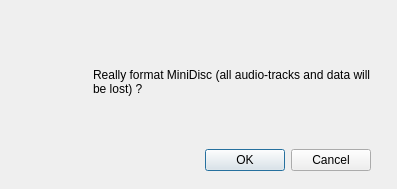
<?xml version="1.0" encoding="UTF-8"?>
<ui version="4.0">
 <class>QHiMDFormatDialog</class>
 <widget class="QDialog" name="QHiMDFormatDialog">
  <property name="geometry">
   <rect>
    <x>0</x>
    <y>0</y>
    <width>397</width>
    <height>189</height>
   </rect>
  </property>
  <property name="windowTitle">
   <string>Format Medium</string>
  </property>
  <widget class="QWidget" name="verticalLayoutWidget">
   <property name="geometry">
    <rect>
     <x>30</x>
     <y>20</y>
     <width>341</width>
     <height>151</height>
    </rect>
   </property>
   <layout class="QVBoxLayout" name="verticalLayout">
    <item>
     <layout class="QHBoxLayout" name="horizontalLayout">
      <item>
       <widget class="QLabel" name="label_2">
        <property name="text">
         <string/>
        </property>
        <property name="pixmap">
         <pixmap>icons/format.png</pixmap>
        </property>
       </widget>
      </item>
      <item>
       <widget class="QLabel" name="label">
        <property name="text">
         <string>Really format MiniDisc (all audio-tracks and data will be lost) ?</string>
        </property>
        <property name="wordWrap">
         <bool>true</bool>
        </property>
       </widget>
      </item>
     </layout>
    </item>
    <item>
     <widget class="QDialogButtonBox" name="buttonBox">
      <property name="orientation">
       <enum>Qt::Horizontal</enum>
      </property>
      <property name="standardButtons">
       <set>QDialogButtonBox::Cancel|QDialogButtonBox::Ok</set>
      </property>
     </widget>
    </item>
   </layout>
  </widget>
 </widget>
 <resources/>
 <connections>
  <connection>
   <sender>buttonBox</sender>
   <signal>accepted()</signal>
   <receiver>QHiMDFormatDialog</receiver>
   <slot>accept()</slot>
   <hints>
    <hint type="sourcelabel">
     <x>248</x>
     <y>254</y>
    </hint>
    <hint type="destinationlabel">
     <x>157</x>
     <y>274</y>
    </hint>
   </hints>
  </connection>
  <connection>
   <sender>buttonBox</sender>
   <signal>rejected()</signal>
   <receiver>QHiMDFormatDialog</receiver>
   <slot>reject()</slot>
   <hints>
    <hint type="sourcelabel">
     <x>316</x>
     <y>260</y>
    </hint>
    <hint type="destinationlabel">
     <x>286</x>
     <y>274</y>
    </hint>
   </hints>
  </connection>
 </connections>
</ui>
